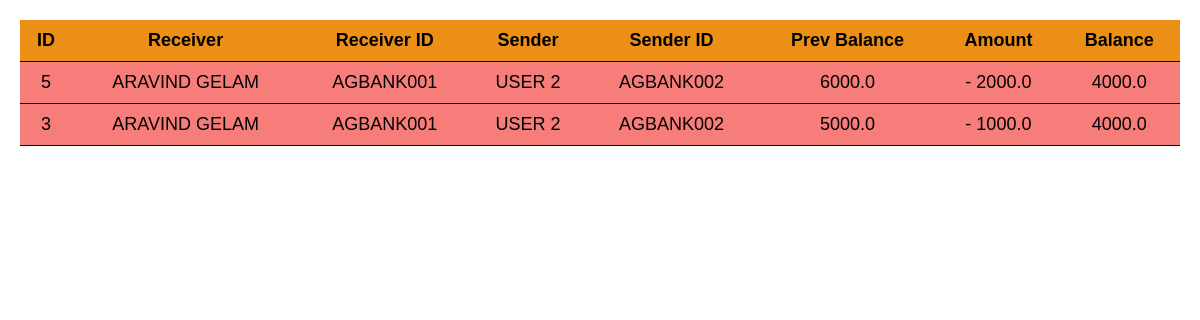
The app's page /sent_transactions (signed in), older data.
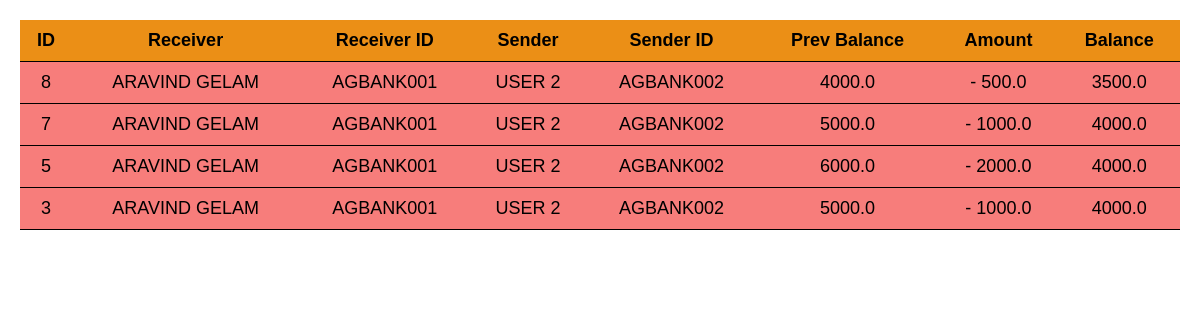
The same page, newer data.
### tables this page shows
CREATE TABLE transactions(
                        transaction_id integer primary key autoincrement,
                        receiver_name text not null,
                        receiver_id varchar(20) not null,
                        sender_name text not null,
                        sender_id varchar(20) not null,
                        previous_balance_receiver real not null,
                        previous_balance_sender real not null,
                        send_money real not null,
                        receiver_balance real not null,
                        sender_balance real not null
                   );

### app.py (the view)
@app.route('/sent_transactions')
def sent_transactions():
    conn=sqlite3.connect('bank_upi.db')
    cursor=conn.cursor()
    cursor.execute("""select * from transactions where sender_id=? and receiver_id<>? order by transaction_id desc""",(session['user_details'].get('user_id'), session['user_details'].get('user_id')))
    transactions=cursor.fetchall()
    conn.commit()
    conn.close()
    return render_template("sent_transactions.html", transactions=transactions, sender_user_id=session['user_details'].get('user_id') )

### templates/sent_transactions.html (shortened to what this page needs)
<!DOCTYPE html>
<html lang="en">
    <head>
    </head>
    <body>
    <div class="container">
        <div class="table-wrapper">
            <table>
                <tr>
                    <th>ID</th>
                    <th>Receiver</th>
                    <th>Receiver ID</th>
                    <th>Sender</th>
                    <th>Sender ID</th>
                    <th>Prev Balance</th>
                    <th>Amount</th>
                    <th>Balance</th>
                </tr>
                {% for x in transactions %}
                    {% if x[4] == sender_user_id %}
                        <tr style="background-color: rgba(244, 70, 67, 0.703);">
                    {% endif %}
                            <td>{{ x[0] }}</td>
                            <td>{{ x[1] }}</td>
                            <td>{{ x[2] }}</td>
                            <td>{{ x[3] }}</td>
                            <td>{{ x[4] }}</td>
                            <td>{{ x[6] }}</td>
                            <td><label>- </label>{{ x[7] }}</td>
                            <td>{{ x[9] }}</td>
                {% endfor %}
            </table>
        </div>
    </div>
    </body>
</html>

Row changes from the older to the newer data that the page shows:
added transactions: transaction_id "8", receiver_name "ARAVIND GELAM", receiver "AGBANK001", sender_name "USER 2", sender "AGBANK002", previous_balance_sender "4000.0", send_money "500.0", sender_balance "3500.0"
added transactions: transaction_id "7", receiver_name "ARAVIND GELAM", receiver "AGBANK001", sender_name "USER 2", sender "AGBANK002", previous_balance_sender "5000.0", send_money "1000.0", sender_balance "4000.0"
